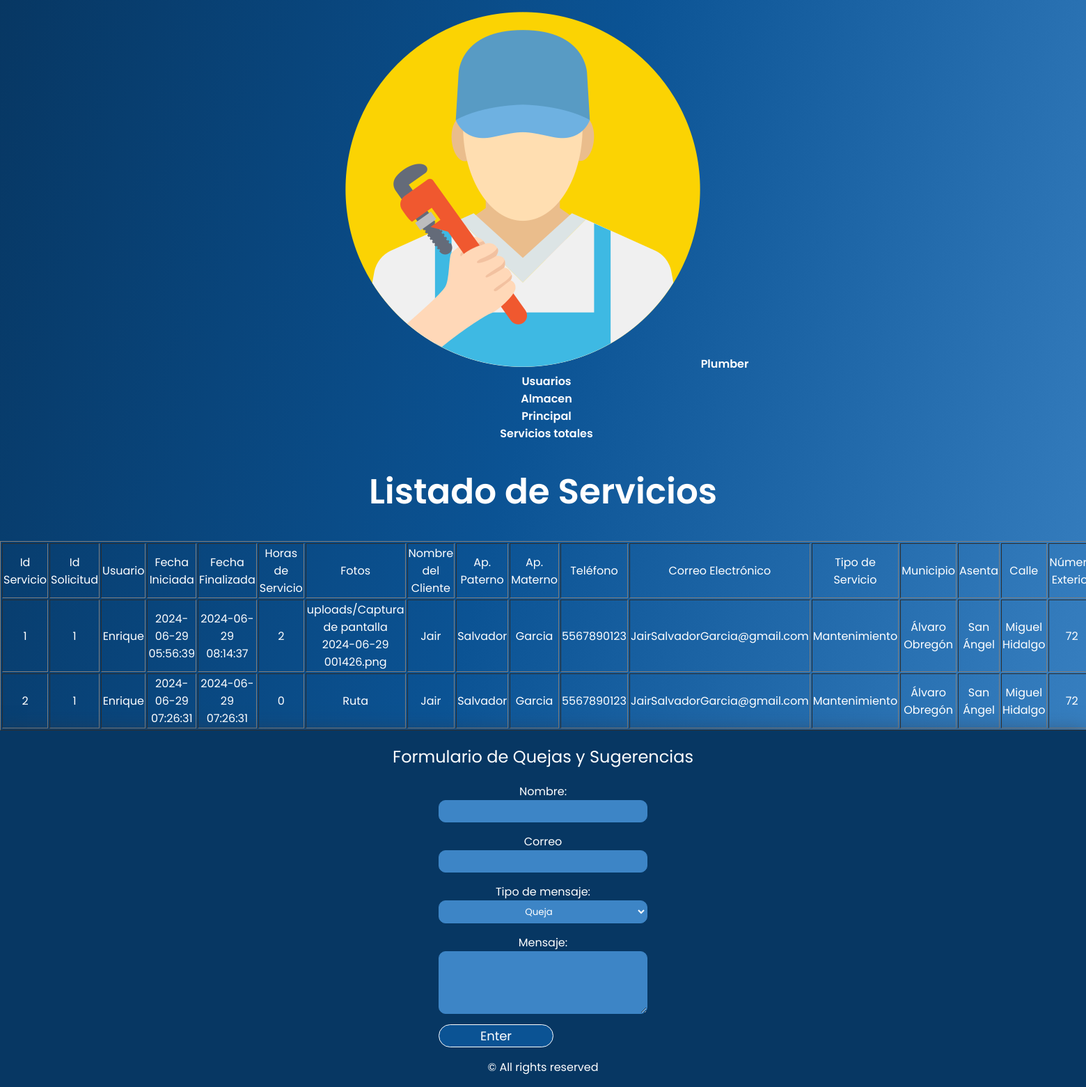
Screenshot of /ServiciosTotales.php with the database file from the repository.
### tables this page shows
CREATE TABLE IF NOT EXISTS `servicio` (
  `IdServicio` int(11) NOT NULL AUTO_INCREMENT,
  `SolicitudId` int(11) NOT NULL,
  `UsuarioId` int(11) NOT NULL,
  `FechaIniciada` datetime NOT NULL,
  `FechaFinalizada` datetime NOT NULL,
  `HorasServicio` int(11) NOT NULL,
  `Fotos` text NOT NULL,
  PRIMARY KEY (`IdServicio`),
  KEY `IX_Servicio_SolicitudId` (`SolicitudId`),
  KEY `IX_Servicio_UsuarioId` (`UsuarioId`)
);

CREATE TABLE IF NOT EXISTS `usuarios` (
  `IdUsuario` int(11) NOT NULL AUTO_INCREMENT,
  `Nombre` text NOT NULL,
  `ApMaterno` text NOT NULL,
  `ApPaterno` text NOT NULL,
  `NumeTel` text DEFAULT NULL,
  `CorreoElectronico` text NOT NULL,
  `Contrasena` text NOT NULL,
  `Rol` text NOT NULL,
  PRIMARY KEY (`IdUsuario`)
);

CREATE TABLE IF NOT EXISTS `clientes` (
  `IdCliente` int(11) NOT NULL AUTO_INCREMENT,
  `Nombre` text NOT NULL,
  `ApMaterno` text NOT NULL,
  `ApPaterno` text NOT NULL,
  `NumeTel` text DEFAULT NULL,
  `CorreoElectronico` text NOT NULL,
  `Contrasena` text NOT NULL,
  PRIMARY KEY (`IdCliente`)
);

CREATE TABLE IF NOT EXISTS `tiposervicio` (
  `IdTipoServicio` int(11) NOT NULL AUTO_INCREMENT,
  `NombreServicio` text NOT NULL,
  `CostoServicio` float NOT NULL,
  PRIMARY KEY (`IdTipoServicio`)
);

CREATE TABLE IF NOT EXISTS `codigopostal` (
  `IdCodigoPostal` int(11) NOT NULL AUTO_INCREMENT,
  `Asenta` text NOT NULL,
  `TipoAsenta` text NOT NULL,
  `Municipio` text NOT NULL,
  `Estado` text NOT NULL,
  `Ciudad` text NOT NULL,
  `CP` text NOT NULL,
  `CodigoEstado` text NOT NULL,
  `CodigoOficina` text NOT NULL,
  `CodigoTipoAsenta` text NOT NULL,
  `CodigoMunicipio` text NOT NULL,
  `IdAsenta` text NOT NULL,
  `Zona` text NOT NULL,
  `Clave` text NOT NULL,
  `Codigo` varchar(100) DEFAULT NULL,
  `Adicional` varchar(50) DEFAULT NULL,
  PRIMARY KEY (`IdCodigoPostal`)
);

CREATE TABLE IF NOT EXISTS `solicitud` (
  `IdSolicitud` int(11) NOT NULL AUTO_INCREMENT,
  `ClienteId` int(11) NOT NULL,
  `TipoServicioId` int(11) NOT NULL,
  `CodigoPostalId` int(11) NOT NULL,
  `FechaSolicitud` datetime NOT NULL,
  `Calle` text NOT NULL,
  `NumExt` int(11) NOT NULL,
  `NumInt` int(11) DEFAULT NULL,
  `EstadoSolicitud` text NOT NULL,
  PRIMARY KEY (`IdSolicitud`),
  KEY `IX_Solicitud_ClienteId` (`ClienteId`),
  KEY `IX_Solicitud_CodigoPostalId` (`CodigoPostalId`)
);

### ServiciosTotales.php (the view, shortened to what this page needs)
<?php
include 'db_connection.php';
$query = "SELECT s.IdServicio, s.SolicitudId, s.UsuarioId, s.FechaIniciada, s.FechaFinalizada, s.HorasServicio, s.Fotos,
                 so.IdSolicitud, so.ClienteId, t.NombreServicio, so.CodigoPostalId, cp.Municipio, cp.Asenta, so.Calle, so.NumExt, so.NumInt, so.EstadoSolicitud, so.FechaSolicitud,
                 c.Nombre, c.ApPaterno, c.ApMaterno, c.NumeTel, c.CorreoElectronico, u.Nombre AS UsuarioNombre
          FROM servicio s
          JOIN Solicitud so ON s.SolicitudId = so.IdSolicitud
          JOIN tiposervicio t ON so.TipoServicioId = t.IdTipoServicio
          JOIN codigopostal cp ON so.CodigoPostalId = cp.IdCodigoPostal
          JOIN clientes c ON so.ClienteId = c.IdCliente
          JOIN usuarios u ON s.UsuarioId = u.IdUsuario";
$stmt = $pdo->prepare($query);
$stmt->execute();
$servicios = $stmt->fetchAll(PDO::FETCH_ASSOC);
?>
<!DOCTYPE html>
<html lang="es">
<head>
    <link href="css/style.css" rel="stylesheet">
</head>
<body>
    <nav>
        <ul class="nav">
            <li class="nav-left"><a href="index.php"><img src="assets/plumber.png" alt="plumber">Plumber</a></li>
            <li><a href="CrearUsuarios.php">Usuarios</a></li>
            <li><a href="Almacen.php">Almacen</a></li>
            <li><a href="index.html">Principal</a></li>
            <li><a href="ServiciosTotales.php">Servicios totales</a></li>
        </ul>
    </nav>
    <h1>Listado de Servicios</h1>
    <table border="1">
        <thead>
            <tr>
                <th>Id Servicio</th>
                <th>Id Solicitud</th>
                <th>Usuario</th>
                <th>Fecha Iniciada</th>
                <th>Fecha Finalizada</th>
                <th>Horas de Servicio</th>
                <th>Fotos</th>
                <th>Nombre del Cliente</th>
                <th>Ap. Paterno</th>
                <th>Ap. Materno</th>
                <th>Teléfono</th>
                <th>Correo Electrónico</th>
                <th>Tipo de Servicio</th>
                <th>Municipio</th>
                <th>Asenta</th>
                <th>Calle</th>
                <th>Número Exterior</th>
            </tr>
        </thead>
        <tbody>
            <?php foreach ($servicios as $servicio): ?>
                <tr>
                    <td><?php echo htmlspecialchars($servicio['IdServicio']); ?></td>
                    <td><?php echo htmlspecialchars($servicio['SolicitudId']); ?></td>
                    <td><?php echo htmlspecialchars($servicio['UsuarioNombre']); ?></td>
                    <td><?php echo htmlspecialchars($servicio['FechaIniciada']); ?></td>
                    <td><?php echo htmlspecialchars($servicio['FechaFinalizada']); ?></td>
                    <td><?php echo htmlspecialchars($servicio['HorasServicio']); ?></td>
                    <td><?php echo htmlspecialchars($servicio['Fotos']); ?></td>
                    <td><?php echo htmlspecialchars($servicio['Nombre']); ?></td>
                    <td><?php echo htmlspecialchars($servicio['ApPaterno']); ?></td>
                    <td><?php echo htmlspecialchars($servicio['ApMaterno']); ?></td>
                    <td><?php echo htmlspecialchars($servicio['NumeTel']); ?></td>
                    <td><?php echo htmlspecialchars($servicio['CorreoElectronico']); ?></td>
                    <td><?php echo htmlspecialchars($servicio['NombreServicio']); ?></td>
                    <td><?php echo htmlspecialchars($servicio['Municipio']); ?></td>
                    <td><?php echo htmlspecialchars($servicio['Asenta']); ?></td>
                    <td><?php echo htmlspecialchars($servicio['Calle']); ?></td>
                    <td><?php echo htmlspecialchars($servicio['NumExt']); ?></td>
                </tr>
            <?php endforeach; ?>
        </tbody>
    </table>
    <footer>
        <h2>Formulario de Quejas y Sugerencias</h2>
        <form action="">
            <label for="name">Nombre:</label>
            <input type="text" id="name" name="name" required>
            <label for="email">Correo</label>
            <input type="email" id="email" name="email" required>
            <label for="type">Tipo de mensaje:</label>
            <select name="type" id="type" required>
                <option value="queja">Queja</option>
            </select>
            <label for="message">Mensaje:</label>
            <textarea name="message" id="message" rows="5" required></textarea>
            <input class="submit" type="submit" value="Enter">
        </form>
        <p>© All rights reserved</p>
    </footer>
</body>
</html>

### css/style.css (style rules this page uses)
* { text-align: center; list-style: none; color: #fff; font-family: "Poppins", sans-serif; font-weight: 400; font-style: normal; }
body { margin: 0; background-image: linear-gradient(105deg, #073763 0%, #0b5394 46%, #3d85c6 100%); color: #fff; }
h1 { font-size: 50px; font-weight: 600; }
a { text-decoration: none; }
nav a { font-weight: 600; padding-right: 30px; }
footer>form { width: 300px; height: 380px; }
footer { width: 100%; background-color: #073763; display: flex; flex-direction: column; align-items: center; box-shadow: 0px 1px 25px rgba(56, 52, 52, 0.5); }
.submit { width: 55%; height: 40px; border-radius: 30px; border: 1px solid; font-size: 18px; background: #0b5394; color: #fff; cursor: pointer; outline: none; }
form { display: flex; flex-direction: column; }
input[type=text], input[type=number], input[type=email], input[type=password], input[type=tel], textarea, select { margin-bottom: 15px; padding: 5px; font: 16px; border: 1px solid #3d85c6; background: #3d85c6; border-radius: 10px; }

### rows the page displays
servicio: IdServicio "1", SolicitudId "1", UsuarioId.Nombre "Enrique", FechaIniciada "2024-06-29 05:56:39", FechaFinalizada "2024-06-29 08:14:37", HorasServicio "2", Fotos "uploads/Captura de pantalla 2024-06-29 001426.png", clientes.Nombre "Jair", clientes.ApPaterno "Salvador", clientes.ApMaterno "Garcia", clientes.NumeTel "5567890123", clientes.CorreoElectronico "JairSalvadorGarcia@gmail.com", tiposervicio.NombreServicio "Mantenimiento", codigopostal.Municipio "Álvaro Obregón", codigopostal.Asenta "San Ángel", SolicitudId.Calle "Miguel Hidalgo", SolicitudId.NumExt "72"
servicio: IdServicio "2", SolicitudId "1", UsuarioId.Nombre "Enrique", FechaIniciada "2024-06-29 07:26:31", FechaFinalizada "2024-06-29 07:26:31", HorasServicio "0", Fotos "Ruta", clientes.Nombre "Jair", clientes.ApPaterno "Salvador", clientes.ApMaterno "Garcia", clientes.NumeTel "5567890123", clientes.CorreoElectronico "JairSalvadorGarcia@gmail.com", tiposervicio.NombreServicio "Mantenimiento", codigopostal.Municipio "Álvaro Obregón", codigopostal.Asenta "San Ángel", SolicitudId.Calle "Miguel Hidalgo", SolicitudId.NumExt "72"
